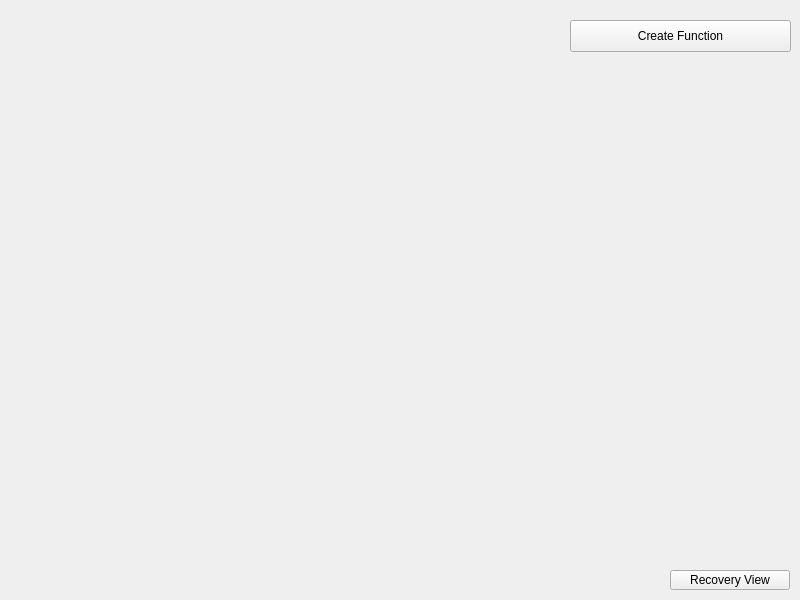
<?xml version="1.0" encoding="UTF-8"?>
<ui version="4.0">
 <class>MainWindow</class>
 <widget class="QMainWindow" name="MainWindow">
  <property name="geometry">
   <rect>
    <x>0</x>
    <y>0</y>
    <width>800</width>
    <height>600</height>
   </rect>
  </property>
  <property name="windowTitle">
   <string>MainWindow</string>
  </property>
  <widget class="QWidget" name="centralwidget">
   <widget class="QCustomPlot" name="drawer" native="true">
    <property name="geometry">
     <rect>
      <x>20</x>
      <y>20</y>
      <width>540</width>
      <height>540</height>
     </rect>
    </property>
   </widget>
   <widget class="QPushButton" name="createFunction">
    <property name="geometry">
     <rect>
      <x>570</x>
      <y>20</y>
      <width>221</width>
      <height>32</height>
     </rect>
    </property>
    <property name="text">
     <string>Create Function</string>
    </property>
   </widget>
   <widget class="QWidget" name="verticalLayoutWidget">
    <property name="geometry">
     <rect>
      <x>570</x>
      <y>60</y>
      <width>227</width>
      <height>501</height>
     </rect>
    </property>
    <layout class="QVBoxLayout" name="verticalLayout"/>
   </widget>
   <widget class="QPushButton" name="btn_recovery">
    <property name="geometry">
     <rect>
      <x>670</x>
      <y>570</y>
      <width>120</width>
      <height>20</height>
     </rect>
    </property>
    <property name="text">
     <string>Recovery View</string>
    </property>
   </widget>
  </widget>
 </widget>
 <customwidgets>
  <customwidget>
   <class>QCustomPlot</class>
   <extends>QWidget</extends>
   <header>qcustomplot.h</header>
   <container>1</container>
  </customwidget>
 </customwidgets>
 <resources/>
 <connections/>
</ui>
